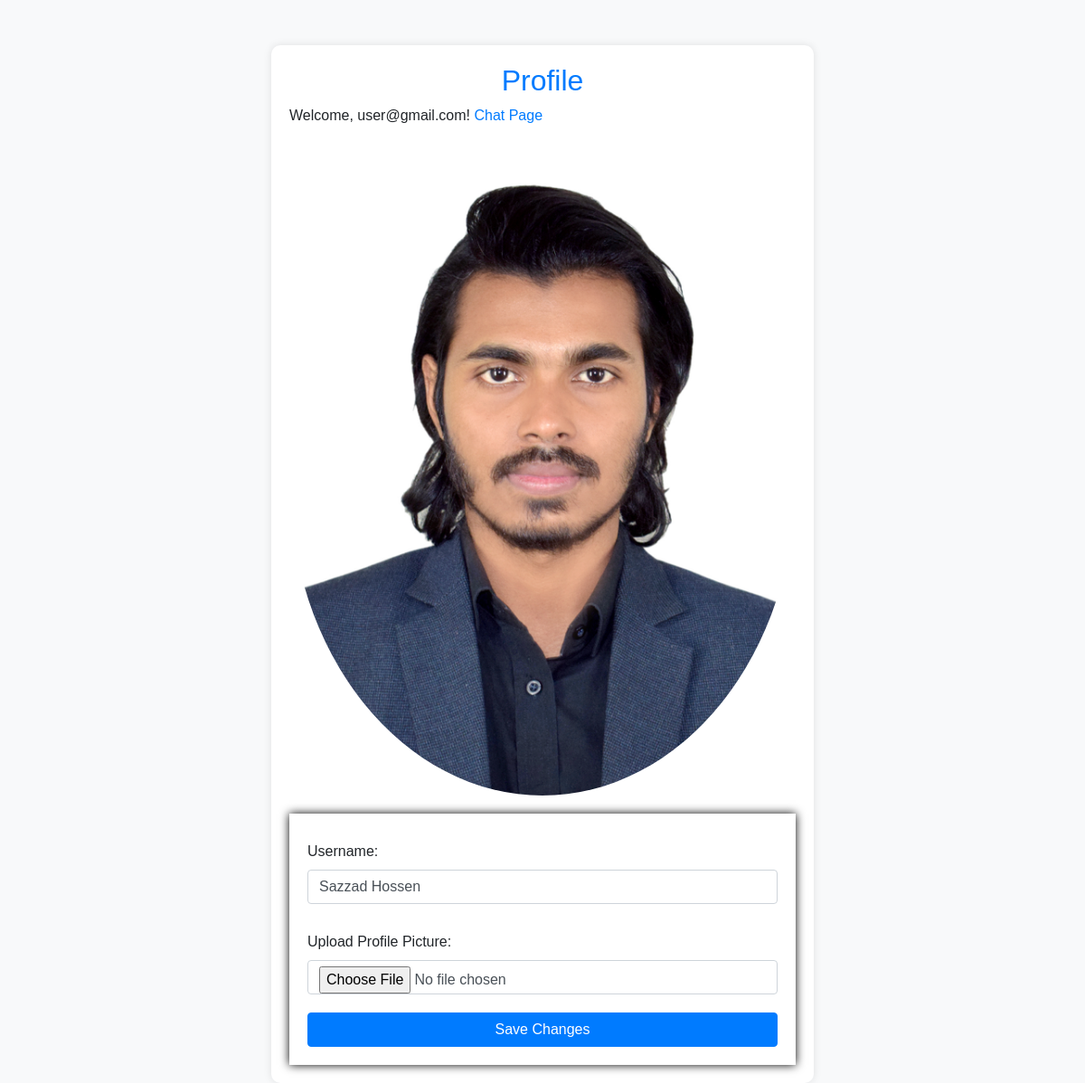
The app's page /profile (signed in) with its own data.
### app.py (models this page shows)
class User(db.Model, UserMixin):
    id = db.Column(db.Integer, primary_key=True)
    email = db.Column(db.String(120), unique=True, nullable=False)
    password = db.Column(db.String(60), nullable=False)
    username = db.Column(db.String(50), nullable=True)  # Add username field
    profile_picture = db.Column(db.String(255), nullable=True)  # Add profile picture field
    messages_sent = db.relationship('Message', foreign_keys='Message.sender_id', backref='sender', lazy=True)
    messages_received = db.relationship('Message', foreign_keys='Message.receiver_id', backref='receiver', lazy=True)

### app.py (the view, shortened to what this page needs)
@app.route('/profile', methods=['GET', 'POST'])
@login_required
def profile():
    return render_template('profile.html', current_user=current_user)

### app.py (called while the page is built)
@login_manager.user_loader
def load_user(user_id):
    return User.query.get(int(user_id))

### templates/profile.html (shortened to what this page needs)
<!DOCTYPE html>
<html lang="en">
<head>
    <link rel="stylesheet" type="text/css" href="{{ url_for('static', filename='styles.css') }}">
    <link rel="stylesheet" href="https://maxcdn.bootstrapcdn.com/bootstrap/4.5.2/css/bootstrap.min.css">
</head>
<body>
    <div class="container">
        <h2>Profile</h2>
        <p>Welcome, {{ current_user.email }}! <a href="{{ url_for('chat') }}">Chat Page</a></p>
        {% if current_user.profile_picture %}
            <a href="{{ url_for('uploaded_file', filename=current_user.profile_picture) }}" target="_blank">
                <img src="{{ url_for('uploaded_file', filename=current_user.profile_picture) }}" alt="Profile Picture">
            </a>
        {% else %}
            <div class="no-picture">
                <p>No profile picture available.</p>
            </div>
        {% endif %}
        <form method="POST" action="" enctype="multipart/form-data">
            <div class="form-group">
                <label for="username">Username:</label>
                <input type="text" class="form-control" name="username" value="{{ current_user.username }}">
            </div>
            <div class="form-group">
                <label for="profile_picture">Upload Profile Picture:</label>
                <input type="file" class="form-control" name="profile_picture">
            </div>
            <button type="submit" class="btn btn-primary">Save Changes</button>
        </form>
    </div>
</body>
</html>

### static/styles.css (style rules this page uses)
body { font-family: Arial, sans-serif; margin: 0; padding: 0; background-color: #f4f4f4; }
.container { width: 50%; margin: auto; overflow: hidden; }
form { background-color: #fff; padding: 20px; margin-top: 20px; box-shadow: 0px 0px 10px 0px #000000; }
h2 { text-align: center; }
label { display: block; margin: 10px 0 5px; }
input { width: 100%; padding: 8px; margin-bottom: 10px; }
button { background-color: #4caf50; color: #fff; padding: 10px; border: none; width: 100%; cursor: pointer; }
a { text-decoration: none; color: #007bff; }
img { max-width: 100%; height: auto; margin-top: 10px; border-radius: 8px; }

### templates/profile.html (style rules this page uses)
body { background-color: #f8f9fa; font-family: 'Arial', sans-serif; }
.container { margin-top: 50px; max-width: 600px; background-color: #ffffff; padding: 20px; border-radius: 10px; box-shadow: 0 0 10px rgba(0, 0, 0, 0.1); }
h2 { color: #007bff; }
p { margin-bottom: 20px; }
img { max-width: 100%; height: auto; border-radius: 50%; margin-top: 20px; cursor: pointer; }
form { margin-top: 20px; }
.form-group { margin-bottom: 20px; }
button { width: 100%; }

### records on screen
User: email "user@gmail.com", profile_picture (picture), username "Sazzad Hossen"
